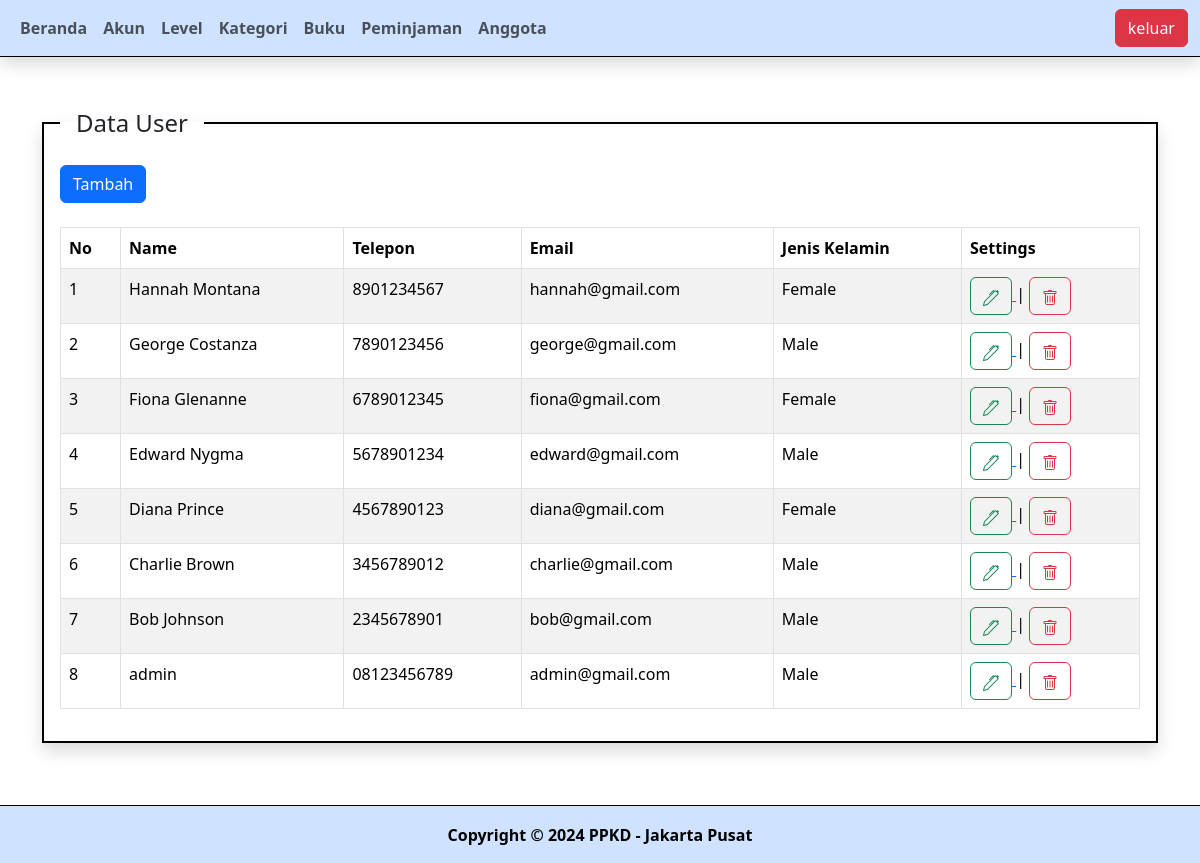
The page /index.php?pg=user (signed in) on the database its author committed.
### tables this page shows
CREATE TABLE `users` (
  `id` int(10) NOT NULL,
  `level` varchar(50) NOT NULL,
  `name` varchar(255) NOT NULL,
  `email` varchar(255) NOT NULL,
  `password` varchar(255) NOT NULL,
  `gender` varchar(10) NOT NULL,
  `phone_number` varchar(16) NOT NULL
);

### content/user.php (the view, shortened to what this page needs)
<?php
$queryUser = mysqli_query($connection, "SELECT * FROM users ORDER BY id DESC");
?>
<div class="mt-5 container">
  <div class="row">
    <div class="col-md-12">
      <fieldset class="border border-black border-2 p-3 shadow">
        <legend class="float-none w-auto px-3">Data User</legend>
        <div class="button-action">
          <a href="?pg=add-user" class="btn btn-primary">Tambah</a>
        </div>
        <br>
        <div class="table-responsive">
          <table class="table table-bordered table-striped table-hover">
            <thead>
              <tr>
                <th>No</th>
                <th>Name</th>
                <th>Telepon</th>
                <th>Email</th>
                <th>Jenis Kelamin</th>
                <th>Settings</th>
              </tr>
            </thead>
            <tbody>
              <?php
                            $no = 1;
                            while ($row = mysqli_fetch_assoc($queryUser)) {
                            ?>
              <tr>
                <td><?php echo $no++ ?></td>
                <td><?php echo $row['name'] ?></td>
                <td><?php echo $row['phone_number'] ?></td>
                <td><?php echo $row['email'] ?></td>
                <td><?php echo $row['gender'] ?></td>
                <td>
                  <a href="?pg=add-user&edit=<?php echo $row['id'] ?>">
                    <button class="btn btn-outline-success">
                    </button>
                  </a>
                  |
                  <a onclick="return confirm ('Apakah anda yakin akan menghapus data ini?')"
                    href="?pg=add-user&delete=<?php echo $row['id'] ?>">
                    <button class="btn btn-outline-danger">
                    </button>
                  </a>
                </td>
                <?php }; ?>
              </tr>
            </tbody>
          </table>
        </div>
      </fieldset>
    </div>
  </div>
</div>

### index.php (shortened to what this page needs)
<!DOCTYPE html>
<html lang="en">
  <head>
    <link rel="stylesheet" href="assets/dist/css/bootstrap.min.css" />
  </head>
  <body>
    <div class="wrapper">
      <?php include 'inc/navbar.php' ?>
      <div class="content">
        <?php
            if (isset($_GET['pg'])) {
                if (file_exists('content/' . $_GET['pg'] . '.php')) {
                    include 'content/' . $_GET['pg'] . '.php';
                }
            } else {
                include 'content/dashboard.php';
            }
            ?>
      </div>
    </div>
    <?php include 'inc/footer.php' ?>
  </body>
</html>

### inc/navbar.php (shortened to what this page needs)
<div class="menu border-bottom border-black">
  <nav class="navbar navbar-expand-lg bg-body-tertiary bg-primary-subtle shadow">
    <div class="container-fluid">
      <div class="collapse navbar-collapse" id="navbarSupportedContent">
        <ul class="navbar-nav me-auto mb-2 mb-lg-0">
          <li class="nav-item">
            <a class="nav-link" href="?pg=dashboard">Beranda</a>
          </li>
          <li class="nav-item">
            <a class="nav-link" href="?pg=user">Akun</a>
          </li>
          <li class="nav-item">
            <a class="nav-link" href="?pg=level">Level</a>
          </li>
          <li class="nav-item">
            <a class="nav-link" href="?pg=category">Kategori</a>
          </li>
          <li class="nav-item">
            <a class="nav-link" href="?pg=book">Buku</a>
          </li>
          <li class="nav-item">
            <a class="nav-link" href="?pg=borrowing">Peminjaman</a>
          </li>
          <li class="nav-item">
            <a class="nav-link" href="?pg=member">Anggota</a>
          </li>
        </ul>
        <ul class="navbar-nav ms-auto">
          <li class="nav-item">
            <a class="btn btn-danger" href="actionLogout.php">keluar</a>
          </li>
        </ul>
      </div>
    </div>
  </nav>
</div>

### inc/footer.php (shortened to what this page needs)
<br><br><br><br><br>
<footer class="fixed-bottom border-top border-black">
  <div class="text-center border-top p-3 footer bg-primary-subtle">
    Copyright &copy; 2024 PPKD - Jakarta Pusat
  </div>
</footer>

### inc/navbar.php (style rules this page uses)
.nav-link { font-weight: 600; }

### inc/footer.php (style rules this page uses)
.footer { color: black; font-weight: 600; }

### rows shown on the page
users: name "Hannah Montana", phone_number "8901234567", email "hannah@gmail.com", gender "Female"
users: name "George Costanza", phone_number "7890123456", email "george@gmail.com", gender "Male"
users: name "Fiona Glenanne", phone_number "6789012345", email "fiona@gmail.com", gender "Female"
users: name "Edward Nygma", phone_number "5678901234", email "edward@gmail.com", gender "Male"
users: name "Diana Prince", phone_number "4567890123", email "diana@gmail.com", gender "Female"
users: name "Charlie Brown", phone_number "3456789012", email "charlie@gmail.com", gender "Male"
users: name "Bob Johnson", phone_number "2345678901", email "bob@gmail.com", gender "Male"
users: name "admin", phone_number "08123456789", email "admin@gmail.com", gender "Male"
